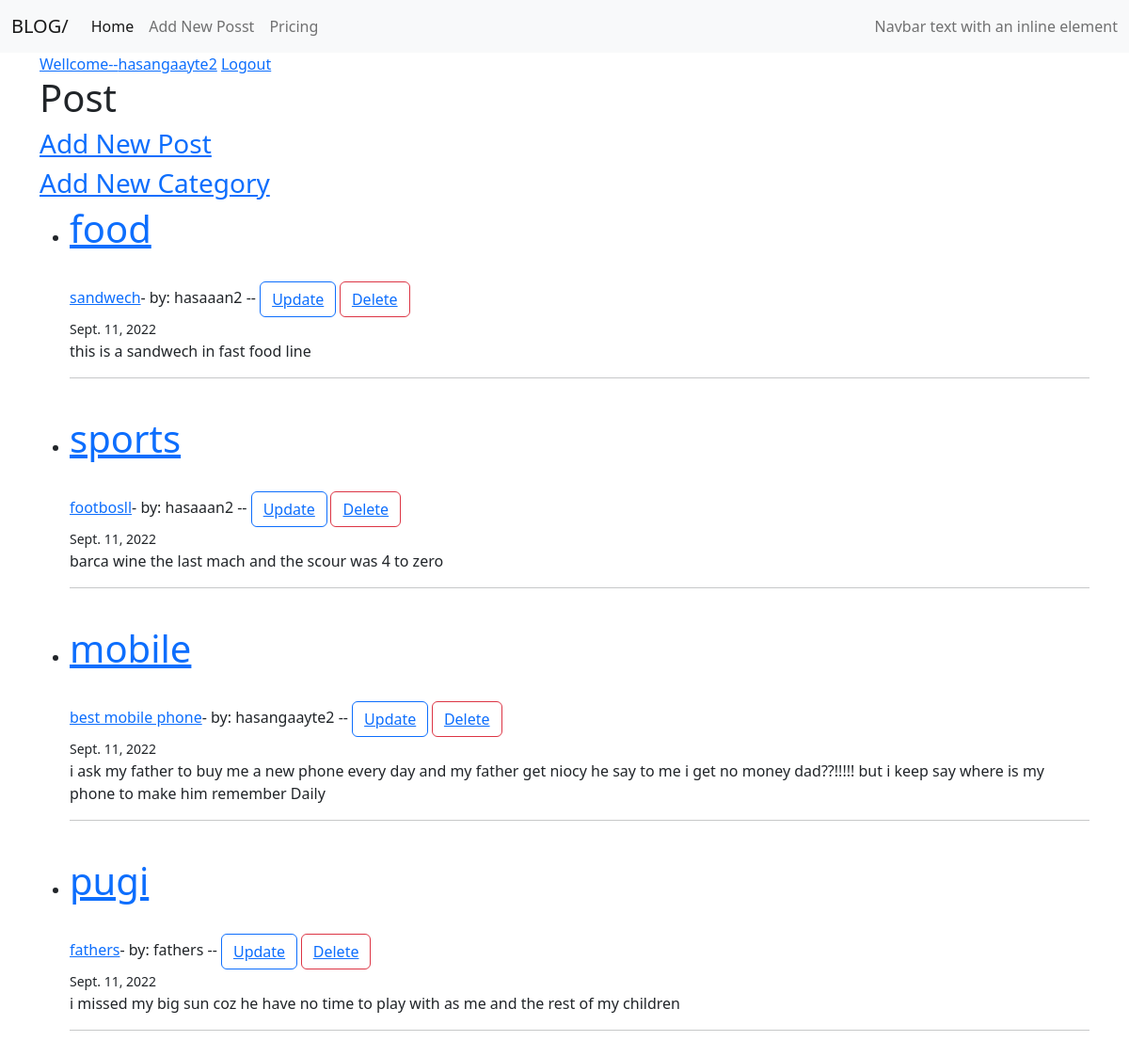
Screenshot of / (signed in) with the database file from the repository.
### theblog/models.py (models this page shows, shortened)
class Post (models.Model):
    title = models.CharField(max_length=255)
    title_tag = models.CharField(max_length=255, default='The Top')
    author = models.ForeignKey(User, on_delete=models.CASCADE)
    body = models.TextField()
    post_date = models.DateField(auto_now_add=True)
    category = models.ForeignKey(Category, max_length=25,on_delete=models.CASCADE)

class Category(models.Model):
    name = models.CharField(max_length=255)
    def __str__(self):
        return self.name

### theblog/views.py (the view)
# urls.py: path('',views.HomeView.as_view(),name='home'),
class HomeView(ListView):
    model = Post
    template_name = 'theblog/home.html'
    ordering = ['-post_date']

### theblog/templates/theblog/home.html (shortened to what this page needs)
<!DOCTYPE html>
{% load static %}
<html lang="en">
<head>
    <link rel="stylesheet" href="{% static 'css/bootstrap.css' %}">
</head>
<body>
    <nav class="navbar navbar-expand-lg bg-light">
        <div class="container-fluid">
          <a class="navbar-brand" href="{% url 'home' %}">BLOG/ {{post.author}}</a>
          <div class="collapse navbar-collapse" id="navbarText">
            <ul class="navbar-nav me-auto mb-2 mb-lg-0">
              <li class="nav-item">
                <a class="nav-link active" aria-current="page" href="{% url 'home' %}">Home</a>
              </li>
              <li class="nav-item">
                <a class="nav-link" href="{% url 'add_post' %}">Add New Posst</a>
              </li>
              <li class="nav-item">
                <a class="nav-link" href="#">Pricing</a>
              </li>
            </ul>
            <span class="navbar-text">
              Navbar text with an inline element
            </span>
          </div>
        </div>
      </nav>
    <section>
        <div class="container">
          <div>
            {% if user.is_authenticated %}
            <a href="#">Wellcome--{{user.username}}</a>
            <a href="{% url 'logout' %}">Logout</a>
            {% else %}
            <a href="{% url 'login' %}">Login</a>
            {% endif %}
          </div>
            <h1>Post</h1>
            {% if user.is_authenticated %}
            <h3><a href="{% url 'add_post' %}">Add New Post</a></h3>
            <h3><a href="{% url 'add_category' %}">Add New Category</a></h3>
            {%endif%}
            <ul>
                {% for post in object_list%}
                 <li>
                    <h1><a href="#">{{post.category}}</a></h1><br>
                    <a href="{% url 'deteil' post.pk %}">{{post.title}}</a>- by: {{post.author}} --
                    <small>
                        {% if user.is_authenticated %}
                         <button type="button" class="btn btn-outline-primary"><a href="{% url 'update_post' post.pk %}">Update</a></button>
                        <button type="button" class="btn btn-outline-danger"><a href="{% url 'delete_post' post.pk %}">Delete</a></button>
                        {%endif%}
                      </small><br>
                    <small> {{post.post_date}}</small>
                    <br>
                    {{post.body}}
                    </li><hr><br>
                {% endfor %}
             </ul>
        </div>
     </section>
</body>
</html>

### rows the page displays
Post: category "food", title "sandwech", author "hasaaan2", post_date "Sept. 11, 2022", body "this is a sandwech in fast food line"
Post: category "sports", title "footbosll", author "hasaaan2", post_date "Sept. 11, 2022", body "barca wine the last mach and the scour was 4 to zero"
Post: category "mobile", title "best mobile phone", author "hasangaayte2", post_date "Sept. 11, 2022", body "i ask my father to buy me a new phone every day and my father get niocy he say to me i get no money dad??!!!!! but i keep say where is my phone to make him remember Daily"
Post: category "pugi", title "fathers", author "fathers", post_date "Sept. 11, 2022", body "i missed my big sun coz he have no time to play with as me and the rest of my children"

### other values shown
{{ user.username }} "hasangaayte2"
